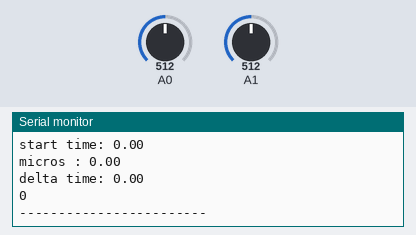
Simulated run of this sketch. Board: Arduino Uno, built with avr-gcc and run on an emulated ATmega328P. Shown: the last lines printed to the serial monitor. The test bench sets the inputs (shaded band); at power-on: A0 = 512, A1 = 512.

Above: at 1.2 s.
1.3 s: A0 set to 716
At 1.9 s:
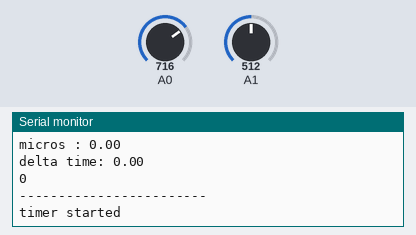
2.8 s: A1 set to 716
At 3.02 s:
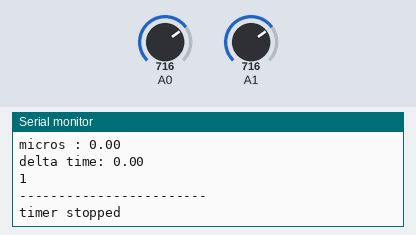
4.3 s: A0 set to 511
At 5.65 s:
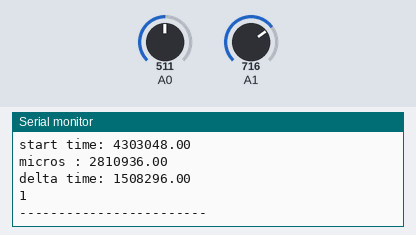
5.8 s: A1 set to 511
At 7.2 s:
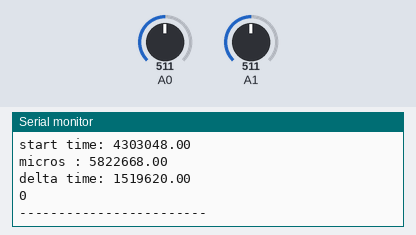
Timing chart, 0 to 8.3 s (numbered marks = the images above; inputs shaded):
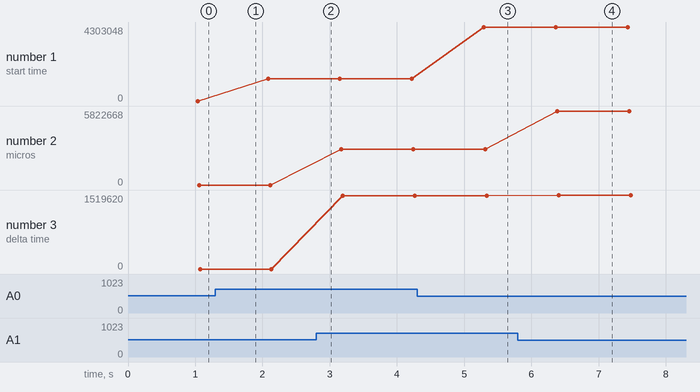

Measured:
- after the input at 1.3 s, the serial monitor: prints a new line at once (image 1)
- after the input at 2.8 s, the serial monitor: prints a new line at once (image 2)
- after the input at 4.3 s, the serial monitor: prints a new line after 0.99 s (image 3)
- after the input at 5.8 s, the serial monitor: prints a new line after 0.58 s (image 4)
- plotted number 1: 0 → 1302640 after the input at 1.3 s, 1302640 → 4303048 after the input at 4.3 s
- plotted number 2: 0 → 2810936 after the input at 2.8 s, 2810936 → 5822668 after the input at 5.8 s
- plotted number 3: 0 → 1508296 after the input at 2.8 s, 1508296 → 1519620 after the input at 5.8 s

The sketch:

TDOA_2_mics.ino
```cpp
#include <SoftwareSerial.h>

const int MIC_PINS[] = {0, 1}; // analog pins that mics are connected to
const int NUM_MICS = 2;
SoftwareSerial btm(7,8); // rx tx

String DIRECTION_ID = "00";
String m1ID = "01";
String m2ID = "02";
String m3ID = "03";
String closeID = "**";

char incomingByte; // incoming data
const int NUM_LEDS = 8; // number of leds being used
double theta = 0.0; // angle of the sound source
const double v = 343 / 1000000;
const double d = 14;
boolean timerStarted = false;

double micVals[NUM_MICS];
double prevMicVals[NUM_MICS];

double angleDiff[NUM_LEDS]; // how far the angle of each led is from the sound source
double smallestAngle = 361.0; // holds the current smallest angle difference
int indexOfAngle = 0; // holds the index of the led that is closest to the sound source
const int LED_ANGLES[] = {0, 45, 90, 135, 180, 225, 270, 315}; // set angles that led's are positioned at
const int SAMPLE_WINDOW = 50; // Sample window width in mS (50 mS = 20Hz)
const int PRINT_DELAY = 1000; // print only every 1 second
long printMillis = 0;
const String DIRECTIONS[] = {"right", "front-right", "front", "front-left",
                             "left", "back-left", "back", "back-right"};
const double lowerThreshold = 200;
long startTime = 0;
long elapsedTime = 0;
long microsTime = 0;
int signalMaxs[NUM_MICS]; // temporary max signals from mics
int signalMins[] = {1024, 1024, 1024, 1024}; // temporary min signals from mics
int tempMicVal, tempPeakToPeak = 0;


// get the signals of each mic from 0 to 1023
void getTime() {
  for(int i = 0; i < NUM_MICS; i++){
    prevMicVals[i] = micVals[i];
  }
  long startMillis = millis(); // Start of sample window
  // save the max peak distance during a 50ms window as each mic value
  while (millis() - startMillis < SAMPLE_WINDOW) {
    for (int i = 0; i < NUM_MICS; i++) {
      tempMicVal = analogRead(i); // read the analog in value from mic
      if (tempMicVal < 1024) { // toss out spurious readings
        if (tempMicVal > signalMaxs[i]) {
          signalMaxs[i] = tempMicVal; // save just the max levels
        }
        if (tempMicVal < signalMins[i]) {
          signalMins[i] = tempMicVal; // save just the min levels
        }
      }
      tempPeakToPeak = signalMaxs[i] - signalMins[i]; // max - min = peak-peak amplitude
      micVals[i] = tempPeakToPeak;
    }
  }

  if(!timerStarted && prevMicVals[0] < lowerThreshold && micVals[0] > lowerThreshold){
    startTimer();
  }
  if(timerStarted && prevMicVals[1] < lowerThreshold && micVals[1] > lowerThreshold){
      stopTimer();
  }
}

void startTimer(){
  prevMicVals[0] = micVals[0];
  startTime = micros();
  timerStarted = true;
  Serial.println("timer started");
}
void stopTimer(){
  prevMicVals[1] = micVals[1];
  microsTime = micros();
  elapsedTime = microsTime - startTime;
  timerStarted = false;
  Serial.println("timer stopped");
}

void findAngle(){
  double dD = elapsedTime * v;
  double xb = 7;
  double x = sqrt(-(dD*dD * (dD*dD - 4 * xb*xb))/(4 * (4*xb*xb - dD*dD)));
  double y = sqrt(dD*dD/4 - xb*xb + x*x * (4*xb*xb/(dD*dD) - 1));
  theta = atan2(y,x);
}

void normalizeAngle() {
  while (theta < 0) {
    theta += 360;
  }
}

void reset(){
  for(int i = 0; i < NUM_MICS; i++){
    micVals[i] = 0;
    signalMaxs[i] = 0;
    signalMins[i] = 1024;
    tempPeakToPeak = 0;
    tempMicVal = 0;
  }
}

void setup() {
  // initialize serial communications at 9600 bps:
  Serial.begin(9600);
  btm.begin(9600);
  printMillis = millis();
}

void loop() {
  reset();
  getTime();
  findAngle();
  printResults();
}

void printResults() {
  if (millis() - printMillis >= PRINT_DELAY) {
    Print("theta: ", theta);
    for(int i = 0; i < NUM_MICS; i++){
      Print("mic: ", micVals[i]);
    }
    Print("start time: ", startTime);
    Print("micros : ", microsTime);
    Print("delta time: ", elapsedTime);

    Serial.println(timerStarted);
    Serial.println("------------------------");
    printMillis = millis();
  }
}

//print the results to the Serial Monitor:
void Print(String start, double msg) {
  String s = start + msg;
  Serial.println(s);
}
```
